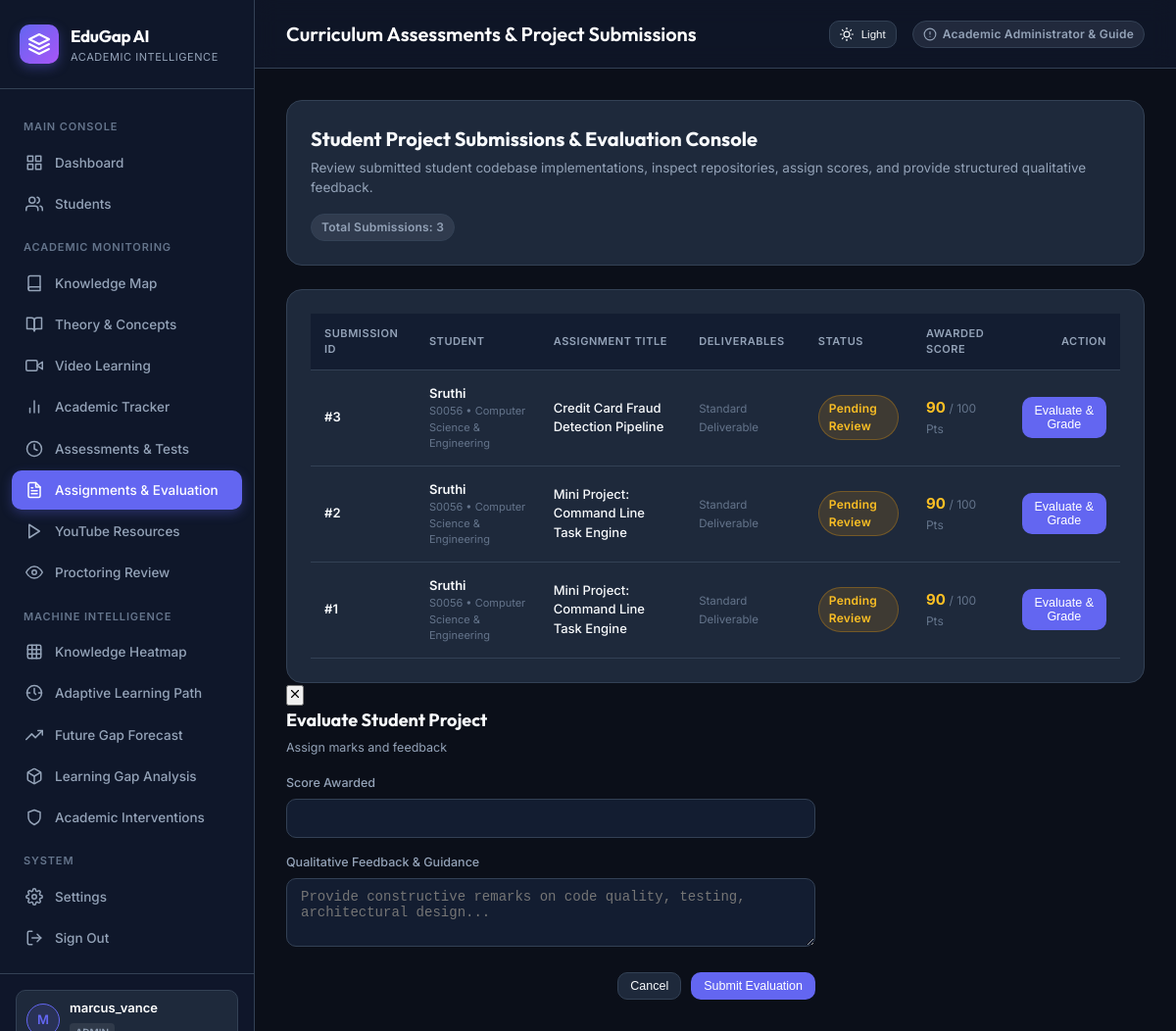
/assignments (signed in), run on the app's committed database.
### tables this page shows
CREATE TABLE submissions (

    id INTEGER PRIMARY KEY AUTOINCREMENT,

    assignment_id INTEGER NOT NULL,

    student_id TEXT NOT NULL,

    score REAL,

    status TEXT DEFAULT 'Pending',

    feedback TEXT,

    submitted_at TIMESTAMP, file_name TEXT, github_repo TEXT, comments TEXT,

    FOREIGN KEY (assignment_id)
        REFERENCES assignments(id)

);

CREATE TABLE students (
    student_id TEXT PRIMARY KEY,
    average_quiz_score REAL,
    average_assignment_score REAL,
    average_learning_gap REAL,
    average_attendance REAL,
    overall_risk TEXT
, name TEXT, email TEXT, department TEXT DEFAULT 'Computer Science & Engineering', enrollment_date TEXT DEFAULT '2025-08-01', completed_assessments_count INTEGER DEFAULT 0, risk_confidence REAL DEFAULT 0.0, current_semester INTEGER DEFAULT 6);

CREATE TABLE assignments (

    id INTEGER PRIMARY KEY AUTOINCREMENT,

    topic_id INTEGER NOT NULL,

    title TEXT NOT NULL,

    description TEXT,

    due_date TEXT,

    max_score REAL DEFAULT 100,

    created_at TIMESTAMP DEFAULT CURRENT_TIMESTAMP,

    FOREIGN KEY (topic_id)
        REFERENCES topics(id)

);

### app.py (the view, shortened to what this page needs)
@app.route("/assignments")
@login_required
def assignments_page():
    connection = get_db_connection()
    role = session.get("role")
    assignments = connection.execute("""
        SELECT a.*, t.topic_name, t.subject
        FROM assignments a
        JOIN topics t ON a.topic_id = t.id
        ORDER BY a.id
    """).fetchall()
    if role == "admin":
        submissions = connection.execute("""
            SELECT s.*, a.title as assignment_title, a.max_score, st.name as student_name, st.department
            FROM submissions s
            JOIN assignments a ON s.assignment_id = a.id
            LEFT JOIN students st ON s.student_id = st.student_id
            ORDER BY s.id DESC
        """).fetchall()
        connection.close()
        return render_template("assignments.html", assignments=assignments, submissions=submissions, is_admin=True)

### app.py (called while the page is built)
def get_db_connection():
    connection = sqlite3.connect(DATABASE)
    connection.row_factory = sqlite3.Row
    return connection

def login_required(f):
    @wraps(f)
    def decorated_function(*args, **kwargs):
        if "user_id" not in session:
            flash("Please authenticate to access the academic platform.", "info")
            return redirect(url_for("login"))
        return f(*args, **kwargs)
    return decorated_function

### templates/assignments.html (shortened to what this page needs)
{% extends "base.html" %}
{% block header_title %}Curriculum Assessments & Project Submissions{% endblock %}
{% block content %}
<div class="card" style="margin-bottom: 24px;">
    <div style="display: flex; justify-content: space-between; align-items: center; flex-wrap: wrap; gap: 16px;">
        <div>
            {% if is_admin %}
            <h2 style="font-family: 'Outfit', sans-serif; font-size: 20px; color: var(--text-primary); margin-bottom: 4px;">Student Project Submissions & Evaluation Console</h2>
            <p style="color: var(--text-secondary); font-size: 13.5px;">Review submitted student codebase implementations, inspect repositories, assign scores, and provide structured qualitative feedback.</p>
            {% endif %}
        </div>
        <span class="badge badge-neutral">{% if is_admin %}Total Submissions: {{ submissions|length }}{% else %}Tasks Enrolled: {{ assignments|length }}{% endif %}</span>
    </div>
</div>
{% if is_admin %}
<div class="card">
    <div style="overflow-x: auto;">
        <table style="width: 100%; border-collapse: collapse; font-size: 13px;">
            <thead>
                <tr style="border-bottom: 1px solid var(--border-color); text-align: left; color: var(--text-muted); font-size: 11px; text-transform: uppercase;">
                    <th style="padding: 12px 14px;">Submission ID</th>
                    <th style="padding: 12px 14px;">Student</th>
                    <th style="padding: 12px 14px;">Assignment Title</th>
                    <th style="padding: 12px 14px;">Deliverables</th>
                    <th style="padding: 12px 14px;">Status</th>
                    <th style="padding: 12px 14px;">Awarded Score</th>
                    <th style="padding: 12px 14px; text-align: right;">Action</th>
                </tr>
            </thead>
            <tbody>
                {% for sub in submissions %}
                <tr style="border-bottom: 1px solid var(--border-color);">
                    <td style="padding: 14px; font-weight: 600; color: var(--text-primary);">#{{ sub['id'] }}</td>
                    <td style="padding: 14px;">
                        <div style="font-weight: 600; color: var(--text-primary);">{{ sub['student_name'] or sub['student_id'] }}</div>
                        <div style="font-size: 11px; color: var(--text-muted);">{{ sub['student_id'] }} &bull; {{ sub['department'] or 'Computer Science' }}</div>
                    </td>
                    <td style="padding: 14px; font-weight: 500; color: var(--text-primary);">
                        {{ sub['assignment_title'] }}
                    </td>
                    <td style="padding: 14px;">
                        {% if not sub['github_repo'] and not sub['file_name'] and not sub['comments'] %}
                        <span style="color: var(--text-muted); font-size: 11.5px;">Standard Deliverable</span>
                        {% endif %}
                    </td>
                    <td style="padding: 14px;">
                        {% if sub['status'] == 'Graded' %}
                        <span class="badge badge-low">Graded</span>
                        {% else %}
                        <span class="badge badge-medium">Pending Review</span>
                        {% endif %}
                    </td>
                    <td style="padding: 14px;">
                        {% if sub['status'] == 'Graded' %}
                        <span style="font-size: 15px; font-weight: 700; color: #34d399;">{{ sub['score']|int }}</span>
                        {% else %}
                        <span style="font-size: 15px; font-weight: 700; color: #fbbf24;">{{ sub['score']|int }}</span>
                        {% endif %}
                        <span style="color: var(--text-muted); font-size: 12px;"> / {{ sub['max_score']|int }} Pts</span>
                    </td>
                    <td style="padding: 14px; text-align: right;">
                        <button type="button" class="btn btn-primary btn-sm btn-grade"
                                data-sub-id="{{ sub['id'] }}"
                                data-student="{{ sub['student_name'] or sub['student_id'] }}"
                                data-title="{{ sub['assignment_title'] }}"
                                data-score="{{ sub['score'] }}"
                                data-max-score="{{ sub['max_score'] }}"
                                data-feedback="{{ sub['feedback'] if sub['feedback'] else '' }}">
                            <span>Evaluate & Grade</span>
                        </button>
                    </td>
                </tr>
                {% else %}
                <tr>
                    <td colspan="7" style="padding: 32px; text-align: center; color: var(--text-secondary);">
                        No student project submissions waiting for evaluation.
                    </td>
                </tr>
                {% endfor %}
            </tbody>
        </table>
    </div>
</div>
<div class="modal-overlay" id="gradeModal" onclick="if(event.target === this) this.classList.remove('active')">
    <div class="modal-card" style="max-width: 540px;">
        <button type="button" class="modal-close-btn" onclick="document.getElementById('gradeModal').classList.remove('active')">
            <svg class="icon icon-sm" viewBox="0 0 24 24"><line x1="18" y1="6" x2="6" y2="18"/><line x1="6" y1="6" x2="18" y2="18"/></svg>
        </button>
        <h3 style="font-family: 'Outfit', sans-serif; font-size: 18px; color: var(--text-primary); margin-bottom: 6px;">Evaluate Student Project</h3>
        <p style="font-size: 12.5px; color: var(--text-secondary); margin-bottom: 18px;" id="gradeModalSubtitle">Assign marks and feedback</p>
        <form method="POST" id="gradeForm" action="">
            <div style="margin-bottom: 16px;">
                <label style="font-size: 12.5px; font-weight: 500; color: var(--text-secondary); display: block; margin-bottom: 6px;" id="gradeScoreLabel">Score Awarded</label>
                <input type="number" step="0.5" min="0" id="gradeScoreInput" name="score" class="form-control" required style="font-size: 16px; font-weight: 600;">
            </div>
            <div style="margin-bottom: 20px;">
                <label style="font-size: 12.5px; font-weight: 500; color: var(--text-secondary); display: block; margin-bottom: 6px;">Qualitative Feedback & Guidance</label>
                <textarea id="gradeFeedbackInput" name="feedback" class="form-control" rows="3" placeholder="Provide constructive remarks on code quality, testing, architectural design..."></textarea>
            </div>
            <div style="display: flex; justify-content: flex-end; gap: 10px;">
                <button type="button" class="btn btn-secondary btn-sm" onclick="document.getElementById('gradeModal').classList.remove('active')">Cancel</button>
                <button type="submit" class="btn btn-primary btn-sm">Submit Evaluation</button>
            </div>
        </form>
    </div>
</div>
{% endif %}
{% endblock %}

### templates/base.html (style rules this page uses)
:root { --bg-body: #0b0f19; --bg-sidebar: #0f172a; --bg-card: #1e293b; --bg-card-hover: #263349; --border-color: #334155; --text-primary: #f8fafc; --text-secondary: #94a3b8; --text-muted: #64748b; --primary: #6366f1; --primary-hover: #4f46e5; --primary-light: rgba(99, 102, 241, 0.15); --success: #10b981; --success-light: rgba(16, 185, 129, 0.15); --warning: #f59e0b; --warning-light: rgba(245, 158, 11, 0.15); --danger: #ef4444; --danger-light: rgba(239, 68, 68, 0.15); --info: #0ea5e9; --info-light: rgba(14, 165, 233, 0.15); --radius-sm: 6px; --radius-md: 10px; --radius-lg: 16px; --transition: all 0.2s cubic-bezier(0.4, 0, 0.2, 1); }
* { box-sizing: border-box; margin: 0; padding: 0; }
body { font-family: 'Inter', system-ui, -apple-system, sans-serif; background-color: var(--bg-body); color: var(--text-primary); line-height: 1.5; min-height: 100vh; display: flex; }
.icon { display: inline-flex; align-items: center; justify-content: center; width: 18px; height: 18px; stroke-width: 2; stroke: currentColor; fill: none; stroke-linecap: round; stroke-linejoin: round; flex-shrink: 0; }
.icon-sm { width: 14px; height: 14px; }
.btn { display: inline-flex; align-items: center; justify-content: center; gap: 8px; padding: 8px 16px; font-size: 13.5px; font-weight: 500; border-radius: var(--radius-md); text-decoration: none; cursor: pointer; border: 1px solid transparent; transition: var(--transition); }
.btn-primary { background-color: var(--primary); color: #ffffff; }
.btn-secondary { background-color: var(--bg-card); border-color: var(--border-color); color: var(--text-primary); }
.btn-sm { padding: 6px 12px; font-size: 12.5px; }
.card { background: var(--bg-card); border: 1px solid var(--border-color); border-radius: var(--radius-lg); padding: 24px; transition: var(--transition); }
.badge { display: inline-flex; align-items: center; gap: 6px; padding: 4px 10px; border-radius: 9999px; font-size: 12px; font-weight: 600; letter-spacing: 0.02em; }
.badge-medium { background: var(--warning-light); color: #fbbf24; border: 1px solid rgba(245, 158, 11, 0.3); }
.badge-neutral { background: rgba(148, 163, 184, 0.15); color: var(--text-secondary); border: 1px solid var(--border-color); }
table { width: 100%; border-collapse: collapse; text-align: left; font-size: 13.5px; }
th { background: #131d31; color: var(--text-secondary); font-weight: 600; padding: 14px 18px; border-bottom: 1px solid var(--border-color); text-transform: uppercase; font-size: 11px; letter-spacing: 0.05em; }
td { padding: 14px 18px; border-bottom: 1px solid var(--border-color); color: var(--text-primary); }
tr:last-child td { border-bottom: none; }
.form-control { width: 100%; background: #131d31; border: 1px solid var(--border-color); border-radius: var(--radius-md); padding: 10px 14px; color: #ffffff; font-size: 14px; outline: none; transition: var(--transition); }

### data on the page
submissions: id "3", name "Sruthi", student_id "S0056", department "Computer Science & Engineering", assignment_title "Credit Card Fraud Detection Pipeline", github_repo "Standard Deliverable", status "Pending Review", score "90", max_score "100"
submissions: id "2", name "Sruthi", student_id "S0056", department "Computer Science & Engineering", assignment_title "Mini Project: Command Line Task Engine", github_repo "Standard Deliverable", status "Pending Review", score "90", max_score "100"
submissions: id "1", name "Sruthi", student_id "S0056", department "Computer Science & Engineering", assignment_title "Mini Project: Command Line Task Engine", github_repo "Standard Deliverable", status "Pending Review", score "90", max_score "100"

### other printed values
{{ session.get("username", "U")[0]|upper }} "M"
{{ session.get("username", "User") }} "marcus_vance"
{{ submissions|length }} "3"
